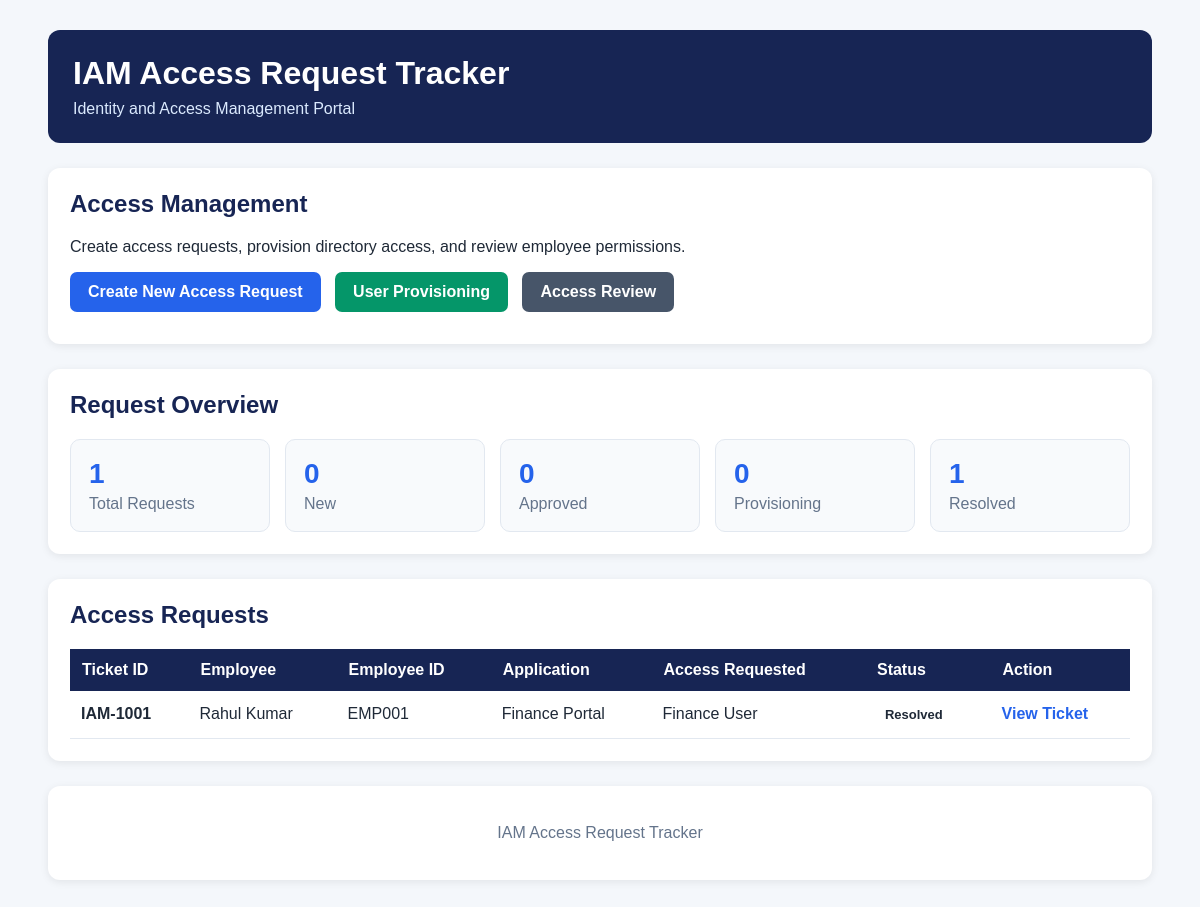
The page / on the database its author committed.
### tables this page shows
CREATE TABLE tickets (
            id INTEGER PRIMARY KEY AUTOINCREMENT,
            ticket_id TEXT UNIQUE NOT NULL,
            employee_name TEXT NOT NULL,
            employee_id TEXT NOT NULL,
            application TEXT NOT NULL,
            access_requested TEXT NOT NULL,
            business_reason TEXT NOT NULL,
            status TEXT NOT NULL,
            created_at TIMESTAMP DEFAULT CURRENT_TIMESTAMP
        );

### app.py (the view)
@app.route("/")
def home():
    connection = get_db_connection()
    tickets = connection.execute("""
        SELECT *
        FROM tickets
        ORDER BY id DESC
    """).fetchall()
    total_tickets = connection.execute("""
        SELECT COUNT(*)
        FROM tickets
    """).fetchone()[0]
    new_tickets = connection.execute("""
        SELECT COUNT(*)
        FROM tickets
        WHERE status = 'New'
    """).fetchone()[0]
    approved_tickets = connection.execute("""
        SELECT COUNT(*)
        FROM tickets
        WHERE status = 'Approved'
    """).fetchone()[0]
    provisioning_tickets = connection.execute("""
        SELECT COUNT(*)
        FROM tickets
        WHERE status = 'Provisioning'
    """).fetchone()[0]
    resolved_tickets = connection.execute("""
        SELECT COUNT(*)
        FROM tickets
        WHERE status = 'Resolved'
    """).fetchone()[0]
    active_users = connection.execute("""
        SELECT COUNT(*)
        FROM users
        WHERE status = 'Active'
    """).fetchone()[0]
    total_groups = connection.execute("""
        SELECT COUNT(*)
        FROM groups
    """).fetchone()[0]
    total_assignments = connection.execute("""
        SELECT COUNT(*)
        FROM user_groups
    """).fetchone()[0]
    connection.close()
    return render_template(
        "index.html",
        tickets=tickets,
        total_tickets=total_tickets,
        new_tickets=new_tickets,
        approved_tickets=approved_tickets,
        provisioning_tickets=provisioning_tickets,
        resolved_tickets=resolved_tickets,
        active_users=active_users,
        total_groups=total_groups,
        total_assignments=total_assignments
    )

### app.py (called while the page is built)
def get_db_connection():
    connection = sqlite3.connect(DATABASE)
    connection.row_factory = sqlite3.Row
    return connection

### templates/index.html (shortened to what this page needs)
<!DOCTYPE html> <html lang="en"> <head> <meta charset="UTF-8"> <meta name="viewport" content="width=device-width, initial-scale=1.0">
</head> <body> <div class="container">
<div class="header">
    <h1>IAM Access Request Tracker</h1>
    <p>
        Identity and Access Management Portal
    </p>
</div>
<div class="section">
    <h2>Access Management</h2>
    <p>
        Create access requests, provision directory access,
        and review employee permissions.
    </p>
    <a href="{{ url_for('create_ticket') }}" class="button">
        Create New Access Request
    </a>
    <a href="{{ url_for('provision_user') }}" class="button green">
        User Provisioning
    </a>
    <a href="/access-review" class="button dark">
    Access Review
</a>
</div>
<div class="section">
    <h2>Request Overview</h2>
    <div class="stats">
        <div class="stat-card">
            <div class="stat-number">
                {{ total_tickets }}
            </div>
            <div class="stat-label">
                Total Requests
            </div>
        </div>
        <div class="stat-card">
            <div class="stat-number">
                {{ new_tickets }}
            </div>
            <div class="stat-label">
                New
            </div>
        </div>
        <div class="stat-card">
            <div class="stat-number">
                {{ approved_tickets }}
            </div>
            <div class="stat-label">
                Approved
            </div>
        </div>
        <div class="stat-card">
            <div class="stat-number">
                {{ provisioning_tickets }}
            </div>
            <div class="stat-label">
                Provisioning
            </div>
        </div>
        <div class="stat-card">
            <div class="stat-number">
                {{ resolved_tickets }}
            </div>
            <div class="stat-label">
                Resolved
            </div>
        </div>
    </div>
</div>
<div class="section">
    <h2>Access Requests</h2>
    {% if tickets %}
    <table>
        <thead>
            <tr>
                <th>Ticket ID</th>
                <th>Employee</th>
                <th>Employee ID</th>
                <th>Application</th>
                <th>Access Requested</th>
                <th>Status</th>
                <th>Action</th>
            </tr>
        </thead>
        <tbody>
        {% for ticket in tickets %}
            <tr>
                <td>
                    <strong>
                        {{ ticket["ticket_id"] }}
                    </strong>
                </td>
                <td>
                    {{ ticket["employee_name"] }}
                </td>
                <td>
                    {{ ticket["employee_id"] }}
                </td>
                <td>
                    {{ ticket["application"] }}
                </td>
                <td>
                    {{ ticket["access_requested"] }}
                </td>
                <td>
                    <span class="status">
                        {{ ticket["status"] }}
                    </span>
                </td>
                <td>
                    <a
                        href="{{ url_for('ticket', ticket_id=ticket['ticket_id']) }}"
                        class="small-link"
                    >
                        View Ticket
                    </a>
                </td>
            </tr>
        {% endfor %}
        </tbody>
    </table>
    {% else %}
        <p class="empty">
            No access requests found.
        </p>
    {% endif %}
</div>
<div class="section">
    <p style="text-align:center; color:#64748b;">
        IAM Access Request Tracker
    </p>
</div>
</div> </body> </html>

### templates/index.html (style rules this page uses)
body { font-family: Arial, sans-serif; background: #f4f7fb; margin: 0; padding: 0; color: #1f2937; }
.container { width: 92%; max-width: 1200px; margin: 30px auto; }
.header { background: #172554; color: white; padding: 25px; border-radius: 12px; margin-bottom: 25px; }
.header h1 { margin: 0 0 8px 0; }
.header p { margin: 0; color: #dbeafe; }
.section { background: white; padding: 22px; margin-bottom: 25px; border-radius: 12px; box-shadow: 0 2px 8px rgba(0, 0, 0, 0.08); }
.section h2 { margin-top: 0; color: #172554; }
.button { display: inline-block; padding: 11px 18px; margin-right: 10px; margin-bottom: 10px; background: #2563eb; color: white; text-decoration: none; border-radius: 7px; font-weight: bold; }
.button.green { background: #059669; }
.button.dark { background: #475569; }
.stats { display: flex; gap: 15px; flex-wrap: wrap; margin-top: 15px; }
.stat-card { flex: 1; min-width: 150px; background: #f8fafc; border: 1px solid #e2e8f0; padding: 18px; border-radius: 10px; }
.stat-number { font-size: 28px; font-weight: bold; color: #2563eb; }
.stat-label { margin-top: 5px; color: #64748b; }
table { width: 100%; border-collapse: collapse; margin-top: 15px; }
th { background: #172554; color: white; padding: 12px; text-align: left; }
td { padding: 11px; border-bottom: 1px solid #e2e8f0; }
.status { display: inline-block; padding: 5px 9px; border-radius: 20px; font-size: 13px; font-weight: bold; }
.small-link { color: #2563eb; text-decoration: none; font-weight: bold; }

### rows shown on the page
tickets: ticket_id "IAM-1001", employee_name "Rahul Kumar", employee_id "EMP001", application "Finance Portal", access_requested "Finance User", status "Resolved"

### other values the page prints
{{ total_tickets }} "1"
{{ new_tickets }} "0"
{{ approved_tickets }} "0"
{{ provisioning_tickets }} "0"
{{ resolved_tickets }} "1"
